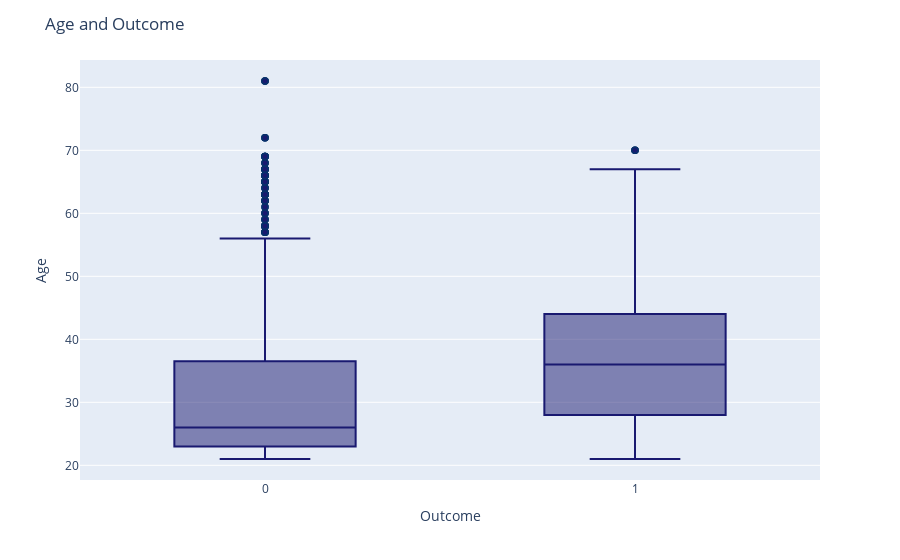

Write notebook code for a chart like this one.
### Code cell
fig = px.box(df, x='Outcome', y='Age')
fig.update_traces(marker_color="midnightblue",marker_line_color='rgb(8,48,107)',
                  marker_line_width=1.5)
fig.update_layout(title_text='Age and Outcome')
fig.show()
#older people are more likely to have diabetes.
#The median age for adults with diabetes is around 35, 
#while it is much lower for people without diabetes.

### Figure 1 — Plotly figure (JSON) as saved in the notebook; plotly's stock layout.template omitted (floating-point values rounded to 4 significant figures; data arrays with more than 128 entries replaced by an {"elided": "..."} marker saying what was removed)
{"data": [{"alignmentgroup": "True", "hovertemplate": "Outcome=%{x}<br>Age=%{y}<extra></extra>", "legendgroup": "", "marker": {"color": "midnightblue", "line": {"color": "rgb(8,48,107)", "width": 1.5}}, "name": "", "notched": false, "offsetgroup": "", "orientation": "v", "showlegend": false, "type": "box", "x": {"elided": "2000 int values"}, "x0": " ", "xaxis": "x", "y": {"elided": "2000 int values"}, "y0": " ", "yaxis": "y"}], "layout": {"boxmode": "group", "legend": {"tracegroupgap": 0}, "margin": {"t": 60}, "title": {"text": "Age and Outcome"}, "xaxis": {"anchor": "y", "domain": [0, 1], "title": {"text": "Outcome"}}, "yaxis": {"anchor": "x", "domain": [0, 1], "title": {"text": "Age"}}}}
